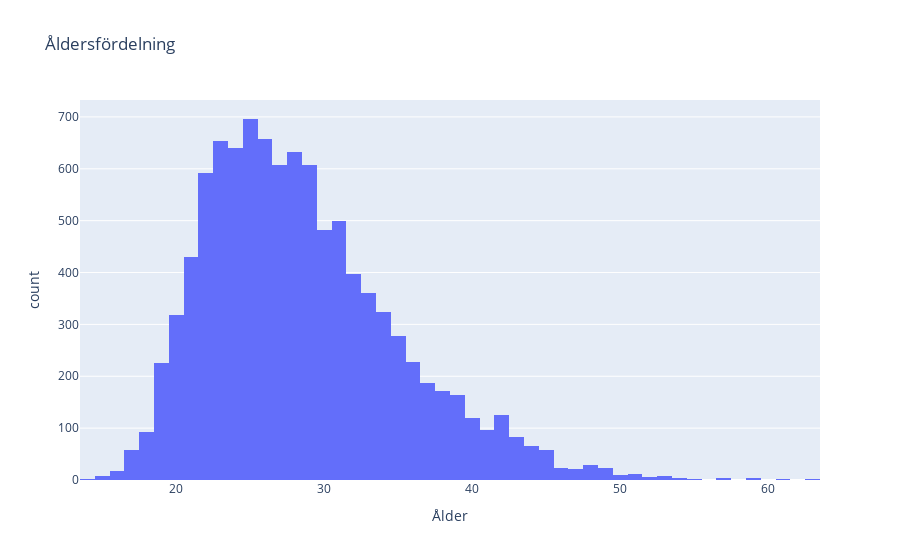

The cell this chart's notebook holds for it:
### Code cell
plots.age_histogram(sport_data)

### Figure 1 — Plotly figure (JSON) as saved in the notebook; plotly's stock layout.template omitted (floating-point values rounded to 4 significant figures; data arrays with more than 128 entries replaced by an {"elided": "..."} marker saying what was removed)
{"data": [{"alignmentgroup": "True", "bingroup": "x", "hovertemplate": "Ålder=%{x}<br>count=%{y}<extra></extra>", "legendgroup": "", "marker": {"color": "#636efa", "pattern": {"shape": ""}}, "name": "", "offsetgroup": "", "orientation": "v", "showlegend": false, "type": "histogram", "x": {"elided": "10735 int values"}, "xaxis": "x", "yaxis": "y"}], "layout": {"barmode": "relative", "legend": {"tracegroupgap": 0}, "title": {"text": "Åldersfördelning"}, "xaxis": {"anchor": "y", "domain": [0, 1], "title": {"text": "Ålder"}}, "yaxis": {"anchor": "x", "domain": [0, 1], "title": {"text": "count"}}}}
